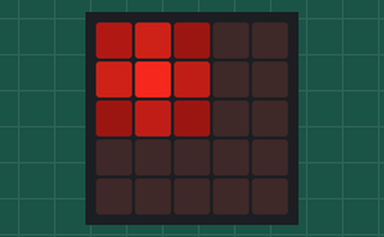
A program run on a simulated BBC micro:bit running MicroPython. Shown: the board's 5×5 LED display. Dim RGB values are drawn brighter than linear.

Above: at 0.01 s.
At 1.5 s:
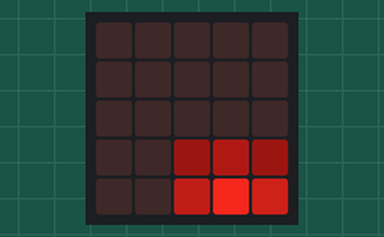
At 3.11 s:
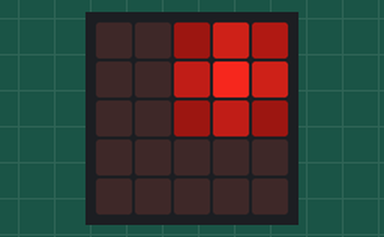
At 6.31 s:
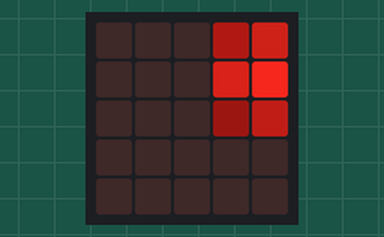
At 9.41 s:
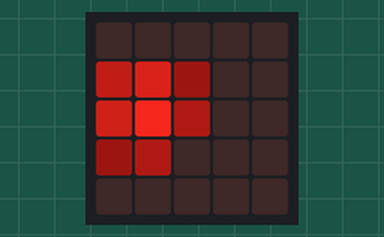
At 12.61 s:
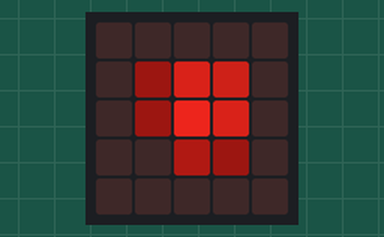

Measured:
- by itself, everything shown: repeats every 11.7 s, in 220 steps

The program:

Bounce2.py
```python
from microbit import *
import math
import time

wid = 1.2

xv = 3.7
yv = 4.1
xlim_bounce = 5  # Corresponds to the center of the 0-50 range
ylim_bounce = 5
ctx = xlim_bounce
cty = ylim_bounce
grid_size = 5

while True:
    ctx += xv
    cty += yv

    # Bouncing logic based on the conceptual 0-50 range
    if ctx > (50 - xlim_bounce):
        xv = -xv
    if ctx < xlim_bounce:
        xv = -xv
    if cty > (50 - ylim_bounce):
        yv = -yv
    if cty < ylim_bounce:
        yv = -yv

    # Calculate the center of the Gaussian on the 5x5 grid (0 to 4)
    tx = ctx / 10    # Subtract half of (grid_size - 1) to center
    ty = cty / 10

    full_image_str = ""
    for y in range(grid_size):
        row_str = ""
        for x in range(grid_size):
            pix = int(math.exp(-pow(x - tx, 2) / wid) * math.exp(-pow(y - ty, 2) / wid) * 9)
            row_str += str(pix)
            if x < grid_size - 1:
                row_str += ""  # No colon within the row
        full_image_str += row_str
        if y < grid_size - 1:
            full_image_str += ":"

    image = Image(full_image_str)
    display.show(image, delay=50, wait=True, loop=False, clear=False)
    time.sleep(0.05)
```
